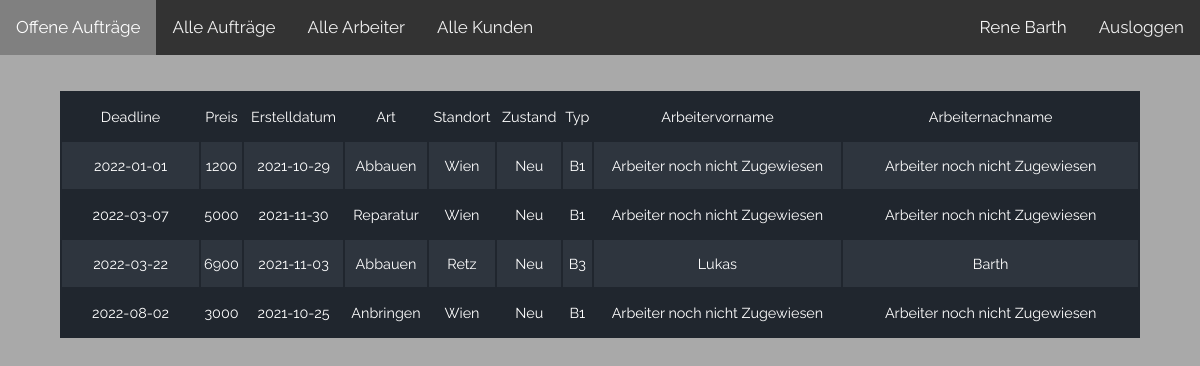
/pages/admin_pages/admin.php (signed in), run on the app's committed database.
### tables this page shows
create table Kunde(
ID int NOT NULL AUTO_INCREMENT,
Vorname varchar(40) NOT NULL,
Nachname varchar(40) NOT NULL,
Telefonnummer varchar(30),
Email varchar(40) NOT NULL,
Passwort varchar(50) NOT NULL,
PRIMARY KEY (ID)
);

create table Auftrag(
ID int NOT NULL AUTO_INCREMENT,
Preis int NOT NULL,
Erstelldatum DATE,
Deadline DATE NOT NULL,
Art varchar(40), 
Erledigt VARCHAR(1) NOT NULL DEFAULT 'N',
LogoID int NOT NULL,
KundeID int NOT NULL,
ArbeiterID int NOT NULL,
primary key (id),
FOREIGN KEY (LogoID) REFERENCES Logo(ID),
FOREIGN KEY (KundeID) REFERENCES Kunde(ID),
FOREIGN KEY (ArbeiterID) REFERENCES Arbeiter(ID)
);

create table Logo(
ID int NOT NULL AUTO_INCREMENT,
Standort varchar(40) NOT NULL,
Zustand varchar(40),
Typ varchar(40) NOT NULL,
PRIMARY KEY (ID)
);

create table Arbeiter(
ID int NOT NULL AUTO_INCREMENT,
Vorname varchar(40) NOT NULL,
Nachname varchar(40) NOT NULL,
Telefonnummer varchar(30),
Email varchar(40) NOT NULL,
Passwort varchar(40) NOT NULL,
PRIMARY KEY (ID)
);

### php_functions/session.php (called while the page is built, shortened)
<?php
include "connect.php";
$email_check = $_SESSION["Email"];
$pass_check = $_SESSION["Passwort"];
$mode_check = $_SESSION["Mode"];
if (!($_SESSION["Email"] === "admin@mail.com" && $_SESSION["Passwort"] === "1234")) {
    if ($mode_check === "Arbeiter") {
        $sql = "SELECT * FROM arbeiter WHERE Email='$email_check' AND Passwort='$pass_check'";
    } else {
        $sql = "SELECT * FROM kunde WHERE Email='$email_check' AND Passwort='$pass_check'";
    }
    $result = mysqli_query($conn, $sql);
    if (mysqli_num_rows($result) === 1) {
        $row = mysqli_fetch_assoc($result);
        if (
            $row["Email"] === $email_check &&
            $row["Passwort"] === $pass_check
        ) {
            $login_session = $row["Vorname"] . " " . $row["Nachname"];
        } else {
            header("location: ../pages/index.php");
            die();
        }
    } else {
        header("location: ../pages/index.php");
        die();
    }
}
else
{
    $login_session = "Admin";
}
?>

### php_functions/display_data.php (the view, shortened to what this page needs)
<?php
function display_data($data) {
    $output = "<table class='data_table'>";
    foreach($data as $row => $var) {
        $output .= '<tr>';
        if($row===0) {
            foreach($var as $col => $val) {
                $output .= "<td>" . $col . '</td>';
            }
            $output .= '</tr>';
        }
        foreach($var as $val) {
            $output .= '<td>' . $val . '</td>';
        }
        $output .= '</tr>';
    }
    $output .= '</table>';
    echo $output;
}

### pages/admin_pages/admin.php (shortened to what this page needs)
<?php
include "../../php_functions/session.php";
include "../../php_functions/connect.php";
include "../../php_functions/display_data.php";
?>
<html lang="en">
<head>
    <link rel="stylesheet" href="../../css_files/overview.css">
</head>
<body>
<div class="topnav">
    <a class="active" href="admin.php">Offene Aufträge</a>
    <a  href="alle_auftraege.php">Alle Aufträge</a>
    <a  href="alle_arbeiter.php">Alle Arbeiter</a>
    <a  href="alle_kunden.php">Alle Kunden</a>
    <a class="logout" href = "../../php_functions/logout.php">Ausloggen</a>
    <a class="name" ><?php echo $login_session?></a>
</div>
<?php
$query = "select Deadline,Preis,Erstelldatum,Art,Standort,Zustand,Typ,Vorname as 'Arbeitervorname',Nachname as 'Arbeiternachname' from auftrag join logo on logo.id = auftrag.logoid join arbeiter on arbeiter.ID = auftrag.ArbeiterID where erledigt = 'N' order by Deadline;";
$result = mysqli_query($conn, $query);
display_data($result);
?>
</body>
</html>

### css_files/overview.css (style rules this page uses)
* { box-sizing: border-box; margin: 0; padding: 0; font-family: Raleway, sans-serif; }
html { font-size: 62.5%; }
body { font-family: 'Roboto', 'Helvetica Neue', Helvetica, Arial, sans-serif; font-size: 1.6rem; line-height: 1.6; -webkit-font-smoothing: antialiased; -moz-osx-font-smoothing: grayscale; background-color: darkgrey; }
table { margin-left: auto; margin-right: auto; width: 90%; min-width: 300px; margin-bottom: 2.4rem; background-color: #20262e; color: #fff; overflow: hidden; }
table tr:nth-child(even) { background-color: rgb(46, 53, 62); }
table td:before { color: #28b1de; }
table td { display: block; font-size: 90%; }
table td:first-child { padding-top: 1rem; }
table td:last-child { padding-bottom: 1rem; }
table td:before { content: attr(data-th) ':\00a0'; font-weight: bold; min-width: 8rem; display: inline-block; }
@media (min-width: 600px) { table td:before { display: none; } }
@media (min-width: 600px) { table td { display: table-cell; text-align: center; } }
@media (min-width: 600px) { table td:first-child, table td:last-child { padding: 1.5rem 2rem; } }
.topnav { background-color: #333; overflow: hidden; }
.topnav a { float: left; color: #f2f2f2; text-align: center; padding: 14px 16px; text-decoration: none; font-size: 17px; }
.topnav a.active { background-color: grey; color: white; }
a.logout { float: right; color: #f2f2f2; text-align: center; padding: 14px 16px; text-decoration: none; font-size: 17px; }
a.name { color: whitesmoke; float: right; text-align: center; padding: 14px 16px; text-decoration: none; font-size: 17px; }
.data_table { margin-top: 3%; }

### data on the page
kunde: login_session "Rene Barth"
auftrag: col "Deadline", col "Preis", col "Erstelldatum", col "Art", col "Standort", col "Zustand", col "Typ", col "Arbeitervorname", col "Arbeiternachname", Deadline "2022-01-01", Preis "1200", Erstelldatum "2021-10-29", Art "Abbauen", LogoID.Standort "Wien", LogoID.Zustand "Neu", LogoID.Typ "B1", val "Arbeiter noch nicht Zugewiesen"
auftrag: Deadline "2022-03-07", Preis "5000", Erstelldatum "2021-11-30", Art "Reparatur", LogoID.Standort "Wien", LogoID.Zustand "Neu", LogoID.Typ "B1", val "Arbeiter noch nicht Zugewiesen"
auftrag: Deadline "2022-03-22", Preis "6900", Erstelldatum "2021-11-03", Art "Abbauen", LogoID.Standort "Retz", LogoID.Zustand "Neu", LogoID.Typ "B3", ArbeiterID.Vorname "Lukas", ArbeiterID.Nachname "Barth"
auftrag: Deadline "2022-08-02", Preis "3000", Erstelldatum "2021-10-25", Art "Anbringen", LogoID.Standort "Wien", LogoID.Zustand "Neu", LogoID.Typ "B1", val "Arbeiter noch nicht Zugewiesen"
